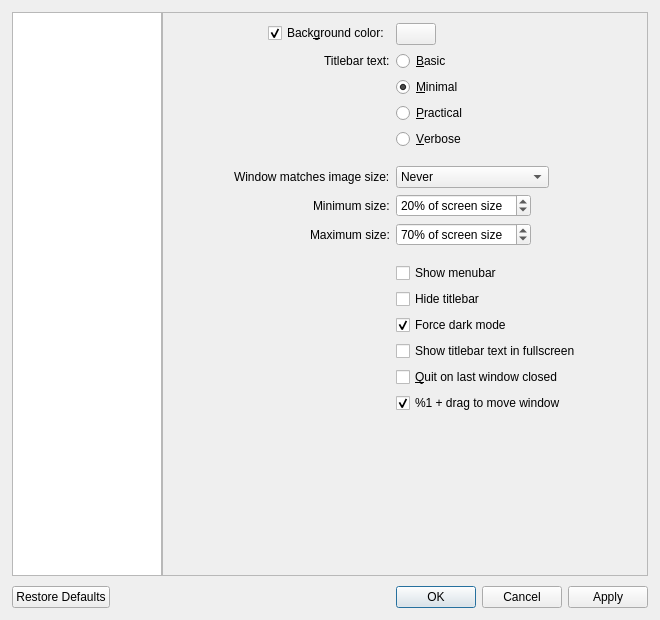
<?xml version="1.0" encoding="UTF-8"?>
<ui version="4.0">
 <class>QVOptionsDialog</class>
 <widget class="QDialog" name="QVOptionsDialog">
  <property name="windowModality">
   <enum>Qt::NonModal</enum>
  </property>
  <property name="geometry">
   <rect>
    <x>0</x>
    <y>0</y>
    <width>660</width>
    <height>620</height>
   </rect>
  </property>
  <property name="minimumSize">
   <size>
    <width>600</width>
    <height>400</height>
   </size>
  </property>
  <property name="windowTitle">
   <string>Settings</string>
  </property>
  <layout class="QVBoxLayout" name="verticalLayout">
   <property name="spacing">
    <number>10</number>
   </property>
   <property name="leftMargin">
    <number>12</number>
   </property>
   <property name="topMargin">
    <number>12</number>
   </property>
   <property name="rightMargin">
    <number>12</number>
   </property>
   <property name="bottomMargin">
    <number>12</number>
   </property>
   <item>
    <layout class="QHBoxLayout" name="horizontalLayout">
     <property name="spacing">
      <number>0</number>
     </property>
     <item>
      <widget class="QListWidget" name="categoryList">
       <property name="maximumSize">
        <size>
         <width>150</width>
         <height>16777215</height>
        </size>
       </property>
       <property name="horizontalScrollBarPolicy">
        <enum>Qt::ScrollBarAlwaysOff</enum>
       </property>
      </widget>
     </item>
     <item>
      <widget class="QStackedWidget" name="stackedWidget">
       <property name="currentIndex">
        <number>0</number>
       </property>
       <widget class="QScrollArea" name="windowScrollArea">
        <property name="widgetResizable">
         <bool>true</bool>
        </property>
        <widget class="QWidget" name="window">
         <property name="geometry">
          <rect>
           <x>0</x>
           <y>0</y>
           <width>482</width>
           <height>360</height>
          </rect>
         </property>
         <property name="sizePolicy">
          <sizepolicy hsizetype="Preferred" vsizetype="Fixed">
           <horstretch>0</horstretch>
           <verstretch>0</verstretch>
          </sizepolicy>
         </property>
         <layout class="QFormLayout" name="windowLayout">
          <property name="fieldGrowthPolicy">
           <enum>QFormLayout::FieldsStayAtSizeHint</enum>
          </property>
          <property name="labelAlignment">
           <set>Qt::AlignRight|Qt::AlignTrailing|Qt::AlignVCenter</set>
          </property>
          <property name="formAlignment">
           <set>Qt::AlignHCenter|Qt::AlignTop</set>
          </property>
          <property name="leftMargin">
           <number>10</number>
          </property>
          <property name="topMargin">
           <number>10</number>
          </property>
          <property name="rightMargin">
           <number>10</number>
          </property>
          <property name="bottomMargin">
           <number>10</number>
          </property>
          <item row="0" column="0">
           <widget class="QCheckBox" name="bgColorCheckbox">
            <property name="text">
             <string>Back&amp;ground color:</string>
            </property>
            <property name="checked">
             <bool>true</bool>
            </property>
           </widget>
          </item>
          <item row="0" column="1">
           <widget class="QPushButton" name="bgColorButton">
            <property name="focusPolicy">
             <enum>Qt::NoFocus</enum>
            </property>
           </widget>
          </item>
          <item row="1" column="0">
           <widget class="QLabel" name="label">
            <property name="toolTip">
             <string>Changes the amount of information displayed in the titlebar</string>
            </property>
            <property name="text">
             <string>Titlebar text:</string>
            </property>
           </widget>
          </item>
          <item row="1" column="1">
           <widget class="QRadioButton" name="titlebarRadioButton0">
            <property name="text">
             <string>&amp;Basic</string>
            </property>
           </widget>
          </item>
          <item row="2" column="1">
           <widget class="QRadioButton" name="titlebarRadioButton1">
            <property name="text">
             <string>&amp;Minimal</string>
            </property>
            <property name="checked">
             <bool>true</bool>
            </property>
           </widget>
          </item>
          <item row="3" column="1">
           <widget class="QRadioButton" name="titlebarRadioButton2">
            <property name="text">
             <string>&amp;Practical</string>
            </property>
           </widget>
          </item>
          <item row="4" column="1">
           <widget class="QRadioButton" name="titlebarRadioButton3">
            <property name="text">
             <string>&amp;Verbose</string>
            </property>
           </widget>
          </item>
          <item row="5" column="1">
           <spacer name="horizontalSpacer_4">
            <property name="orientation">
             <enum>Qt::Horizontal</enum>
            </property>
            <property name="sizeHint" stdset="0">
             <size>
              <width>40</width>
              <height>5</height>
             </size>
            </property>
           </spacer>
          </item>
          <item row="6" column="0">
           <widget class="QLabel" name="label_6">
            <property name="toolTip">
             <string>Control when the window should resize to fit the image's actual size</string>
            </property>
            <property name="text">
             <string>Window matches image size:</string>
            </property>
           </widget>
          </item>
          <item row="6" column="1">
           <widget class="QComboBox" name="windowResizeComboBox">
            <property name="toolTip">
             <string>Control when the window should resize to fit the image's actual size</string>
            </property>
            <property name="currentIndex">
             <number>0</number>
            </property>
            <item>
             <property name="text">
              <string>Never</string>
             </property>
            </item>
            <item>
             <property name="text">
              <string>When launching</string>
             </property>
            </item>
            <item>
             <property name="text">
              <string>When opening images</string>
             </property>
            </item>
           </widget>
          </item>
          <item row="7" column="0">
           <widget class="QLabel" name="minWindowResizeLabel">
            <property name="text">
             <string>Minimum size:</string>
            </property>
           </widget>
          </item>
          <item row="7" column="1">
           <widget class="QSpinBox" name="minWindowResizeSpinBox">
            <property name="toolTip">
             <string>Control the minimum size that the window should reach when matching the image's actual size</string>
            </property>
            <property name="suffix">
             <string>% of screen size</string>
            </property>
            <property name="minimum">
             <number>0</number>
            </property>
            <property name="maximum">
             <number>100</number>
            </property>
            <property name="singleStep">
             <number>5</number>
            </property>
            <property name="value">
             <number>20</number>
            </property>
           </widget>
          </item>
          <item row="8" column="0">
           <widget class="QLabel" name="maxWindowResizeLabel">
            <property name="toolTip">
             <string>Control the maximum size that the window should reach when matching the image's actual size</string>
            </property>
            <property name="text">
             <string>Maximum size:</string>
            </property>
           </widget>
          </item>
          <item row="8" column="1">
           <widget class="QSpinBox" name="maxWindowResizeSpinBox">
            <property name="toolTip">
             <string>Control the maximum size that the window should reach when matching the image's actual size</string>
            </property>
            <property name="suffix">
             <string>% of screen size</string>
            </property>
            <property name="minimum">
             <number>0</number>
            </property>
            <property name="maximum">
             <number>100</number>
            </property>
            <property name="singleStep">
             <number>5</number>
            </property>
            <property name="value">
             <number>70</number>
            </property>
           </widget>
          </item>
          <item row="9" column="1">
           <spacer name="horizontalSpacer_3">
            <property name="orientation">
             <enum>Qt::Horizontal</enum>
            </property>
            <property name="sizeHint" stdset="0">
             <size>
              <width>40</width>
              <height>5</height>
             </size>
            </property>
           </spacer>
          </item>
          <item row="10" column="1">
           <widget class="QCheckBox" name="menubarCheckbox">
            <property name="text">
             <string>Show menubar</string>
            </property>
           </widget>
          </item>
          <item row="11" column="1">
           <widget class="QCheckBox" name="hideTitlebarCheckbox">
            <property name="toolTip">
             <string extracomment="Hide the titlebar and only show the window controls"/>
            </property>
            <property name="text">
             <string>Hide titlebar</string>
            </property>
           </widget>
          </item>
          <item row="12" column="1">
           <widget class="QCheckBox" name="forceDarkModeCheckbox">
            <property name="toolTip">
             <string>Choose whether or not the titlebar should always be dark regardless of your chosen macOS appearance</string>
            </property>
            <property name="text">
             <string>Force dark mode</string>
            </property>
            <property name="checked">
             <bool>true</bool>
            </property>
           </widget>
          </item>
          <item row="13" column="1">
           <widget class="QCheckBox" name="detailsInFullscreen">
            <property name="toolTip">
             <string>Choose whether or not to display the titlebar text while in fullscreen</string>
            </property>
            <property name="text">
             <string>Show titlebar text in fullscreen</string>
            </property>
           </widget>
          </item>
          <item row="14" column="1">
           <widget class="QCheckBox" name="quitOnLastWindowCheckbox">
            <property name="text">
             <string>&amp;Quit on last window closed</string>
            </property>
           </widget>
          </item>
          <item row="15" column="1">
           <widget class="QCheckBox" name="ctrlDragCheckbox">
            <property name="toolTip">
             <string>Enable %1 + drag to move the window</string>
            </property>
            <property name="text">
             <string>%1 + drag to move window</string>
            </property>
            <property name="checked">
             <bool>true</bool>
            </property>
           </widget>
          </item>
         </layout>
        </widget>
       </widget>
       <widget class="QScrollArea" name="imageScrollArea">
        <property name="widgetResizable">
         <bool>true</bool>
        </property>
        <widget class="QWidget" name="image">
         <property name="geometry">
          <rect>
           <x>0</x>
           <y>0</y>
           <width>482</width>
           <height>297</height>
          </rect>
         </property>
         <property name="sizePolicy">
          <sizepolicy hsizetype="Preferred" vsizetype="Fixed">
           <horstretch>0</horstretch>
           <verstretch>0</verstretch>
          </sizepolicy>
         </property>
         <layout class="QFormLayout" name="imageLayout">
          <property name="fieldGrowthPolicy">
           <enum>QFormLayout::FieldsStayAtSizeHint</enum>
          </property>
          <property name="labelAlignment">
           <set>Qt::AlignRight|Qt::AlignTrailing|Qt::AlignVCenter</set>
          </property>
          <property name="formAlignment">
           <set>Qt::AlignHCenter|Qt::AlignTop</set>
          </property>
          <property name="leftMargin">
           <number>10</number>
          </property>
          <property name="topMargin">
           <number>10</number>
          </property>
          <property name="rightMargin">
           <number>10</number>
          </property>
          <property name="bottomMargin">
           <number>10</number>
          </property>
          <item row="0" column="0">
           <widget class="QLabel" name="label_2">
            <property name="text">
             <string>Scaling:</string>
            </property>
           </widget>
          </item>
          <item row="0" column="1">
           <widget class="QCheckBox" name="filteringCheckbox">
            <property name="toolTip">
             <string>Turn this off to see individual pixels</string>
            </property>
            <property name="text">
             <string>&amp;Bilinear filtering</string>
            </property>
            <property name="checked">
             <bool>true</bool>
            </property>
           </widget>
          </item>
          <item row="1" column="1">
           <widget class="QCheckBox" name="scalingCheckbox">
            <property name="toolTip">
             <string>Images appear aliased (having jagged edges) without this, but it is faster</string>
            </property>
            <property name="text">
             <string>&amp;Image scaling</string>
            </property>
            <property name="checked">
             <bool>true</bool>
            </property>
           </widget>
          </item>
          <item row="2" column="1">
           <widget class="QCheckBox" name="scalingTwoCheckbox">
            <property name="toolTip">
             <string>Choose whether or not the image continues to be scaled when zooming above the window size (can be laggier with large images)</string>
            </property>
            <property name="text">
             <string>&amp;Scaling above window size</string>
            </property>
            <property name="checked">
             <bool>true</bool>
            </property>
           </widget>
          </item>
          <item row="3" column="1">
           <spacer name="horizontalSpacer_2">
            <property name="orientation">
             <enum>Qt::Horizontal</enum>
            </property>
            <property name="sizeHint" stdset="0">
             <size>
              <width>40</width>
              <height>5</height>
             </size>
            </property>
           </spacer>
          </item>
          <item row="4" column="0">
           <widget class="QLabel" name="label_3">
            <property name="toolTip">
             <string>The amount to zoom every scroll wheel click</string>
            </property>
            <property name="text">
             <string>Zoom amount:</string>
            </property>
           </widget>
          </item>
          <item row="4" column="1">
           <widget class="QSpinBox" name="scaleFactorSpinBox">
            <property name="toolTip">
             <string>The amount to zoom every scroll wheel click</string>
            </property>
            <property name="suffix">
             <string notr="true">%</string>
            </property>
            <property name="minimum">
             <number>1</number>
            </property>
            <property name="maximum">
             <number>200</number>
            </property>
            <property name="singleStep">
             <number>5</number>
            </property>
            <property name="value">
             <number>25</number>
            </property>
           </widget>
          </item>
          <item row="5" column="0">
           <widget class="QLabel" name="label_9">
            <property name="toolTip">
             <string>When enabled, the scrolling action zooms the image</string>
            </property>
            <property name="text">
             <string>Scrolling behavior:</string>
            </property>
           </widget>
          </item>
          <item row="5" column="1">
           <widget class="QComboBox" name="scrollZoomsComboBox">
            <property name="currentText">
             <string>Auto</string>
            </property>
            <property name="currentIndex">
             <number>1</number>
            </property>
            <item>
             <property name="text">
              <string>Zoom</string>
             </property>
            </item>
            <item>
             <property name="text">
              <string>Auto</string>
             </property>
            </item>
            <item>
             <property name="text">
              <string>Scroll</string>
             </property>
            </item>
           </widget>
          </item>
          <item row="6" column="1">
           <widget class="QCheckBox" name="cursorZoomCheckbox">
            <property name="toolTip">
             <string>Choose whether or not zooming in and out above 100% zoom will zoom towards the cursor</string>
            </property>
            <property name="text">
             <string>Zoom &amp;towards cursor</string>
            </property>
            <property name="checked">
             <bool>true</bool>
            </property>
           </widget>
          </item>
          <item row="7" column="1">
           <widget class="QCheckBox" name="fractionalZoomCheckbox">
            <property name="toolTip">
             <string>Use hardware fractional scroll wheel steps when zooming, or always zoom with distinct steps</string>
            </property>
            <property name="text">
             <string>Fractional zooming</string>
            </property>
           </widget>
          </item>
          <item row="8" column="1">
           <spacer name="horizontalSpacer">
            <property name="orientation">
             <enum>Qt::Horizontal</enum>
            </property>
            <property name="sizeHint" stdset="0">
             <size>
              <width>40</width>
              <height>5</height>
             </size>
            </property>
           </spacer>
          </item>
          <item row="9" column="0">
           <widget class="QLabel" name="cropModeLabel">
            <property name="toolTip">
             <string>Ignores select sides of an image when fitting to window (some sides will extend beyond the window boundaries)</string>
            </property>
            <property name="text">
             <string>On window resize:</string>
            </property>
           </widget>
          </item>
          <item row="9" column="1">
           <widget class="QComboBox" name="cropModeComboBox">
            <property name="sizePolicy">
             <sizepolicy hsizetype="Preferred" vsizetype="Preferred">
              <horstretch>0</horstretch>
              <verstretch>0</verstretch>
             </sizepolicy>
            </property>
            <property name="toolTip">
             <string>Ignores select sides of an image when fitting to window (some sides will extend beyond the window boundaries)</string>
            </property>
            <item>
             <property name="text">
              <string>Fit whole image</string>
             </property>
            </item>
            <item>
             <property name="text">
              <string>Fit height</string>
             </property>
            </item>
            <item>
             <property name="text">
              <string>Fit width</string>
             </property>
            </item>
           </widget>
          </item>
          <item row="10" column="1">
           <widget class="QCheckBox" name="pastActualSizeCheckbox">
            <property name="toolTip">
             <string>Stop the image from going past its actual size when resizing the window - you can still zoom past it though</string>
            </property>
            <property name="text">
             <string>Image resizes &amp;past actual size</string>
            </property>
            <property name="checked">
             <bool>true</bool>
            </property>
           </widget>
          </item>
          <item row="11" column="1">
           <spacer name="horizontalSpacer_9">
            <property name="orientation">
             <enum>Qt::Horizontal</enum>
            </property>
            <property name="sizeHint" stdset="0">
             <size>
              <width>40</width>
              <height>5</height>
             </size>
            </property>
           </spacer>
          </item>
          <item row="12" column="0">
           <widget class="QLabel" name="colorSpaceConversionLabel">
            <property name="text">
             <string>Color space conversion:</string>
            </property>
           </widget>
          </item>
          <item row="12" column="1">
           <widget class="QComboBox" name="colorSpaceConversionComboBox">
            <property name="sizePolicy">
             <sizepolicy hsizetype="Preferred" vsizetype="Preferred">
              <horstretch>0</horstretch>
              <verstretch>0</verstretch>
             </sizepolicy>
            </property>
            <item>
             <property name="text">
              <string>Disabled</string>
             </property>
            </item>
            <item>
             <property name="text">
              <string>Auto-detect</string>
             </property>
            </item>
            <item>
             <property name="text">
              <string>sRGB</string>
             </property>
            </item>
            <item>
             <property name="text">
              <string>Display P3</string>
             </property>
            </item>
           </widget>
          </item>
         </layout>
        </widget>
       </widget>
       <widget class="QScrollArea" name="miscScrollArea">
        <property name="widgetResizable">
         <bool>true</bool>
        </property>
        <widget class="QWidget" name="misc">
         <property name="geometry">
          <rect>
           <x>0</x>
           <y>0</y>
           <width>482</width>
           <height>467</height>
          </rect>
         </property>
         <property name="sizePolicy">
          <sizepolicy hsizetype="Preferred" vsizetype="Fixed">
           <horstretch>0</horstretch>
           <verstretch>0</verstretch>
          </sizepolicy>
         </property>
         <layout class="QFormLayout" name="miscLayout">
          <property name="fieldGrowthPolicy">
           <enum>QFormLayout::FieldsStayAtSizeHint</enum>
          </property>
          <property name="labelAlignment">
           <set>Qt::AlignRight|Qt::AlignTrailing|Qt::AlignVCenter</set>
          </property>
          <property name="formAlignment">
           <set>Qt::AlignHCenter|Qt::AlignTop</set>
          </property>
          <property name="leftMargin">
           <number>10</number>
          </property>
          <property name="topMargin">
           <number>10</number>
          </property>
          <property name="rightMargin">
           <number>10</number>
          </property>
          <property name="bottomMargin">
           <number>10</number>
          </property>
          <item row="0" column="0">
           <widget class="QLabel" name="langComboLabel">
            <property name="text">
             <string>Language:</string>
            </property>
           </widget>
          </item>
          <item row="0" column="1">
           <widget class="QComboBox" name="langComboBox"/>
          </item>
          <item row="1" column="0">
           <widget class="QLabel" name="label_8">
            <property name="text">
             <string>Sort files by:</string>
            </property>
           </widget>
          </item>
          <item row="1" column="1">
           <widget class="QComboBox" name="sortComboBox">
            <item>
             <property name="text">
              <string>Name</string>
             </property>
            </item>
            <item>
             <property name="text">
              <string>Date Modified</string>
             </property>
            </item>
            <item>
             <property name="text">
              <string>Date Created</string>
             </property>
            </item>
            <item>
             <property name="text">
              <string>Size</string>
             </property>
            </item>
            <item>
             <property name="text">
              <string>Type</string>
             </property>
            </item>
            <item>
             <property name="text">
              <string>Random</string>
             </property>
            </item>
           </widget>
          </item>
          <item row="2" column="1">
           <widget class="QRadioButton" name="descendingRadioButton0">
            <property name="text">
             <string>A&amp;scending</string>
            </property>
            <property name="checked">
             <bool>true</bool>
            </property>
           </widget>
          </item>
          <item row="3" column="1">
           <widget class="QRadioButton" name="descendingRadioButton1">
            <property name="text">
             <string>D&amp;escending</string>
            </property>
           </widget>
          </item>
          <item row="4" column="1">
           <spacer name="horizontalSpacer_6">
            <property name="orientation">
             <enum>Qt::Horizontal</enum>
            </property>
            <property name="sizeHint" stdset="0">
             <size>
              <width>40</width>
              <height>5</height>
             </size>
            </property>
           </spacer>
          </item>
          <item row="5" column="0">
           <widget class="QLabel" name="label_7">
            <property name="toolTip">
             <string>Controls the amount of images preloaded</string>
            </property>
            <property name="text">
             <string>Preloading:</string>
            </property>
           </widget>
          </item>
          <item row="5" column="1">
           <widget class="QComboBox" name="preloadingComboBox">
            <property name="toolTip">
             <string>Controls the amount of images preloaded</string>
            </property>
            <property name="currentIndex">
             <number>0</number>
            </property>
            <item>
             <property name="text">
              <string>Disabled</string>
             </property>
            </item>
            <item>
             <property name="text">
              <string>Adjacent</string>
             </property>
            </item>
            <item>
             <property name="text">
              <string>Extended</string>
             </property>
            </item>
           </widget>
          </item>
          <item row="6" column="1">
           <widget class="QCheckBox" name="loopFoldersCheckbox">
            <property name="toolTip">
             <string>Controls whether or not qView should go back to the first item after reaching the end of a folder</string>
            </property>
            <property name="text">
             <string>&amp;Loop through folders</string>
            </property>
            <property name="checked">
             <bool>true</bool>
            </property>
           </widget>
          </item>
          <item row="7" column="1">
           <spacer name="horizontalSpacer_5">
            <property name="orientation">
             <enum>Qt::Horizontal</enum>
            </property>
            <property name="sizeHint" stdset="0">
             <size>
              <width>40</width>
              <height>5</height>
             </size>
            </property>
           </spacer>
          </item>
          <item row="8" column="0">
           <widget class="QLabel" name="label_4">
            <property name="text">
             <string>Slideshow direction:</string>
            </property>
           </widget>
          </item>
          <item row="8" column="1">
           <widget class="QComboBox" name="slideshowDirectionComboBox">
            <item>
             <property name="text">
              <string>Forward</string>
             </property>
            </item>
            <item>
             <property name="text">
              <string>Backward</string>
             </property>
            </item>
           </widget>
          </item>
          <item row="9" column="0">
           <widget class="QLabel" name="label_5">
            <property name="text">
             <string>Slideshow timer:</string>
            </property>
           </widget>
          </item>
          <item row="9" column="1">
           <widget class="QDoubleSpinBox" name="slideshowTimerSpinBox">
            <property name="suffix">
             <string> sec</string>
            </property>
            <property name="decimals">
             <number>1</number>
            </property>
            <property name="minimum">
             <double>0.100000000000000</double>
            </property>
            <property name="maximum">
             <double>999.899999999999977</double>
            </property>
            <property name="singleStep">
             <double>0.100000000000000</double>
            </property>
           </widget>
          </item>
          <item row="10" column="1">
           <spacer name="horizontalSpacer_7">
            <property name="orientation">
             <enum>Qt::Horizontal</enum>
            </property>
            <property name="sizeHint" stdset="0">
             <size>
              <width>40</width>
              <height>5</height>
             </size>
            </property>
           </spacer>
          </item>
          <item row="11" column="0">
           <widget class="QLabel" name="label_10">
            <property name="text">
             <string>After deletion:</string>
            </property>
           </widget>
          </item>
          <item row="11" column="1">
           <widget class="QComboBox" name="afterDeletionComboBox">
            <property name="currentIndex">
             <number>1</number>
            </property>
            <item>
             <property name="text">
              <string>Move Back</string>
             </property>
            </item>
            <item>
             <property name="text">
              <string>Do Nothing</string>
             </property>
            </item>
            <item>
             <property name="text">
              <string>Move Forward</string>
             </property>
            </item>
           </widget>
          </item>
          <item row="12" column="1">
           <widget class="QCheckBox" name="askDeleteCheckbox">
            <property name="text">
             <string>&amp;Ask before deleting files</string>
            </property>
           </widget>
          </item>
          <item row="13" column="1">
           <spacer name="horizontalSpacer_8">
            <property name="orientation">
             <enum>Qt::Horizontal</enum>
            </property>
            <property name="sizeHint" stdset="0">
             <size>
              <width>40</width>
              <height>5</height>
             </size>
            </property>
           </spacer>
          </item>
          <item row="14" column="1">
           <widget class="QCheckBox" name="mimeContentDetectionCheckbox">
            <property name="toolTip">
             <string>Detect supported files in folder even if extension isn't recognized (may be slow with larger/network folders)</string>
            </property>
            <property name="text">
             <string>Allow &amp;MIME content detection</string>
            </property>
           </widget>
          </item>
          <item row="15" column="1">
           <widget class="QCheckBox" name="saveRecentsCheckbox">
            <property name="text">
             <string>Save &amp;recent files</string>
            </property>
           </widget>
          </item>
          <item row="16" column="1">
           <widget class="QCheckBox" name="updateCheckbox">
            <property name="text">
             <string extracomment="The notifications are for new qView releases">&amp;Update notifications on startup</string>
            </property>
           </widget>
          </item>
          <item row="17" column="1">
           <widget class="QCheckBox" name="skipHiddenCheckbox">
            <property name="toolTip">
             <string>Skip hidden files when browsing to the next/previous file</string>
            </property>
            <property name="text">
             <string extracomment="Don't view files with 'hidden' attribute">Skip hidden files</string>
            </property>
           </widget>
          </item>
          <item row="18" column="1">
           <widget class="QCheckBox" name="navigationButtonsCheckbox">
            <property name="toolTip">
             <string>Show previous/next file buttons over the image when hovering</string>
            </property>
            <property name="text">
             <string>Show navigation buttons</string>
            </property>
            <property name="checked">
             <bool>false</bool>
            </property>
           </widget>
          </item>
         </layout>
        </widget>
       </widget>
       <widget class="QWidget" name="shortcuts">
        <layout class="QVBoxLayout" name="verticalLayout_2">
         <property name="leftMargin">
          <number>10</number>
         </property>
         <property name="topMargin">
          <number>0</number>
         </property>
         <property name="rightMargin">
          <number>0</number>
         </property>
         <property name="bottomMargin">
          <number>0</number>
         </property>
         <item>
          <widget class="QTableWidget" name="shortcutsTable">
           <property name="editTriggers">
            <set>QAbstractItemView::NoEditTriggers</set>
           </property>
           <property name="alternatingRowColors">
            <bool>true</bool>
           </property>
           <property name="selectionMode">
            <enum>QAbstractItemView::SingleSelection</enum>
           </property>
           <property name="selectionBehavior">
            <enum>QAbstractItemView::SelectRows</enum>
           </property>
           <property name="showGrid">
            <bool>false</bool>
           </property>
           <property name="rowCount">
            <number>0</number>
           </property>
           <property name="columnCount">
            <number>2</number>
           </property>
           <attribute name="horizontalHeaderCascadingSectionResizes">
            <bool>true</bool>
           </attribute>
           <attribute name="horizontalHeaderDefaultSectionSize">
            <number>150</number>
           </attribute>
           <attribute name="horizontalHeaderHighlightSections">
            <bool>false</bool>
           </attribute>
           <attribute name="horizontalHeaderStretchLastSection">
            <bool>true</bool>
           </attribute>
           <attribute name="verticalHeaderVisible">
            <bool>false</bool>
           </attribute>
           <column>
            <property name="text">
             <string>Action</string>
            </property>
           </column>
           <column>
            <property name="text">
             <string>Shortcuts</string>
            </property>
           </column>
          </widget>
         </item>
        </layout>
       </widget>
      </widget>
     </item>
    </layout>
   </item>
   <item>
    <widget class="QDialogButtonBox" name="buttonBox">
     <property name="focusPolicy">
      <enum>Qt::NoFocus</enum>
     </property>
     <property name="orientation">
      <enum>Qt::Horizontal</enum>
     </property>
     <property name="standardButtons">
      <set>QDialogButtonBox::Apply|QDialogButtonBox::Cancel|QDialogButtonBox::Ok|QDialogButtonBox::RestoreDefaults</set>
     </property>
    </widget>
   </item>
  </layout>
 </widget>
 <resources/>
 <connections>
  <connection>
   <sender>buttonBox</sender>
   <signal>rejected()</signal>
   <receiver>QVOptionsDialog</receiver>
   <slot>reject()</slot>
   <hints>
    <hint type="sourcelabel">
     <x>325</x>
     <y>332</y>
    </hint>
    <hint type="destinationlabel">
     <x>286</x>
     <y>274</y>
    </hint>
   </hints>
  </connection>
  <connection>
   <sender>buttonBox</sender>
   <signal>accepted()</signal>
   <receiver>QVOptionsDialog</receiver>
   <slot>accept()</slot>
   <hints>
    <hint type="sourcelabel">
     <x>257</x>
     <y>332</y>
    </hint>
    <hint type="destinationlabel">
     <x>157</x>
     <y>274</y>
    </hint>
   </hints>
  </connection>
 </connections>
</ui>
